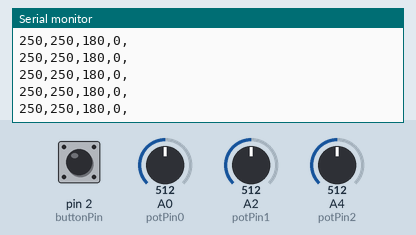
Bench run of a sketch on a simulated Arduino Uno, built with avr-gcc and run on an emulated ATmega328P. Shown: the last lines printed to the serial monitor. Inputs (shaded band) come from the test bench; at power-on: A0 (potPin0) = 512, A2 (potPin1) = 512, A4 (potPin2) = 512, pin 2 (buttonPin) LOW.

Above: at 1.2 s.
1.3 s: A0 (potPin0) set to 716
At 1.32 s:
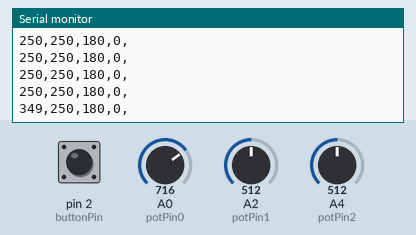
2.8 s: A2 (potPin1) set to 0
At 2.84 s:
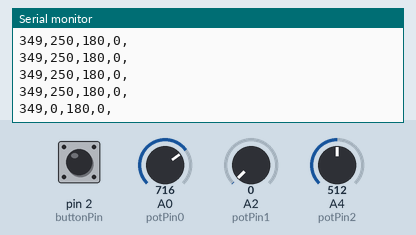
5.8 s: A4 (potPin2) set to 716
At 5.87 s:
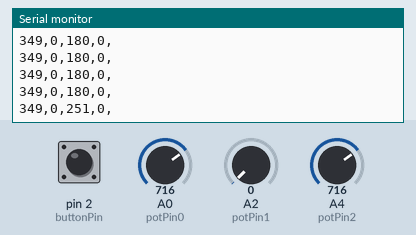
7.3 s: pin 2 (buttonPin) pulled HIGH for 0.15 s
At 7.38 s:
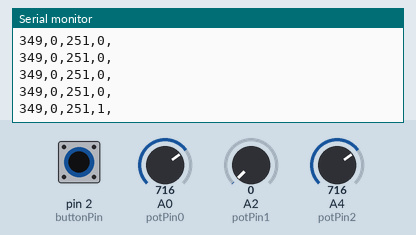
8.9 s: A2 (potPin1) set to 122
At 9.0 s:
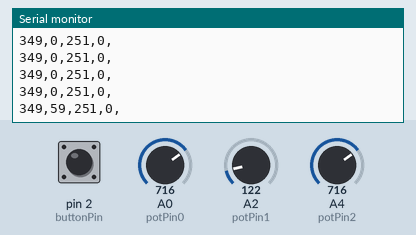
10.4 s: pin 2 (buttonPin) pulled HIGH for 1 s
At 10.41 s:
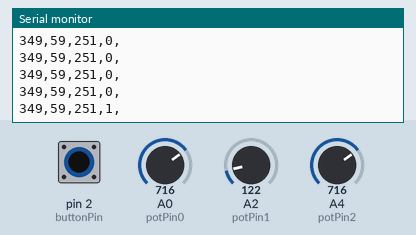
Timing chart, 0 to 13.4 s (numbered marks = the images above; inputs shaded):
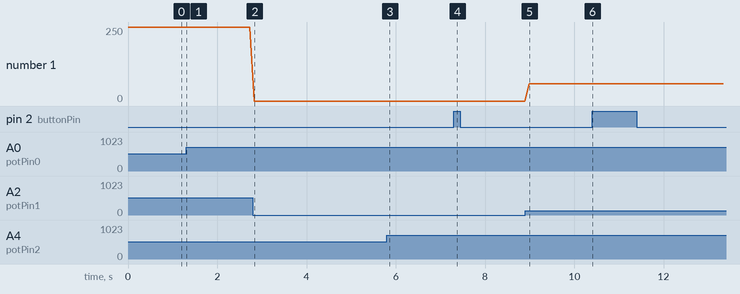

Measured:
- after the input at 1.3 s, the serial monitor: prints a new line at once (image 1)
- after the input at 2.8 s, the serial monitor: prints a new line at once (image 2)
- after the input at 5.8 s, the serial monitor: prints a new line after 0.06 s (image 3)
- after the input at 7.3 s, the serial monitor: prints a new line after 0.08 s (image 4)
- after the input at 8.9 s, the serial monitor: prints a new line after 0.09 s (image 5)
- after the input at 10.4 s, the serial monitor: prints a new line at once (image 6)
- plotted number 1: 0 → 59 after the input at 8.9 s

The sketch:

electrosketch_arduino.ino
```cpp
/*
Sage Ridge Coding
Electro-sketch, or how to control a brush on the canvas with two potentiometers
Adapted from Processing.org
*/

// Here we declare the pin numbers for potentiometers 0 and 1
// Pot 0 will control the horizontal, x, while Pot 1 the vertical, y.
const int potPin0 = 0; // const signals to the compiler that
const int potPin1 = 2; // the values of these variables cannot change.
const int potPin2 = 4;
const int buttonPin = 2;
int potVal0 = 100;
int potVal1 = 100;
int potVal2 = 100;
int buttonState = 0;

// In setup() we open the serial output for streaming
// at a rate of 9600 characters per second
void setup()
{
  Serial.begin(9600);
  pinMode(buttonPin, INPUT); // initialize pushbutton pin as an input
}

// In the main loop we read the analog value of potPin0 and
// potPin1 every 500 milliseconds and stream the
// values out over the serial connection as x,y pairs. Each pair
// is followed by an ASCII new line character, "\0".
void loop()
{
  potVal0 = analogRead(potPin0);
  potVal1 = analogRead(potPin1);
  potVal2 = analogRead(potPin2);
  buttonState = digitalRead(buttonPin);
  potVal0 = map(potVal0, 0, 1023, 0, 500); // map converts a range of values
  potVal1 = map(potVal1, 0, 1023, 0, 500); // to another range of values.
  potVal2 = map(potVal2, 0, 1023, 0, 360);
  Serial.print(potVal0);
  Serial.print(",");
  Serial.print(potVal1);
  Serial.print(",");
  Serial.print(potVal2);
  Serial.print(",");
  if (buttonState == HIGH) { // button pressed
    Serial.print(1);
  } else if (buttonState == LOW) { // button not pressed
    Serial.print(0);
  }
  Serial.println(",\0");
  delay(100);
}
```
